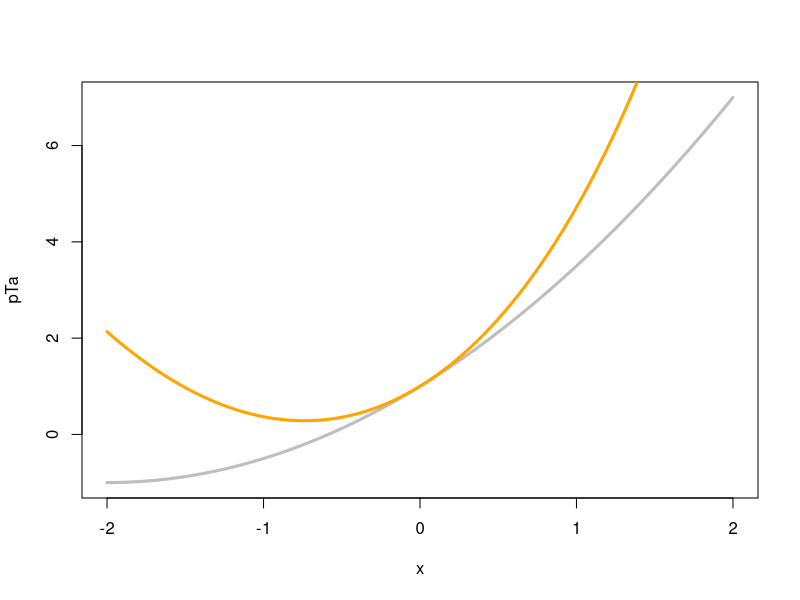

The R source for this figure:
#install.packages("pracma")
options(digits=8)
library(pracma)
exact <- function(x)
{
  return(exp(x)*(((x^2)*exp(-x))+(x*exp(-x))+1))
}
f <- function(x,y) 
{
  return((2*x)-((x^3)/3)+((x^2)/2)+1)
}
pT = taylor(f, 0, n = 2)
print("Valores con aproximacion de Taylor: ")
x <- seq(0, 1, length.out=5)
print(data.frame(X = x, Y = polyval(pT,x)))

x <- seq(-2, 2, length.out=100)
pTa <- polyval(pT, x)
plot(x, pTa, type = "l", col = "gray", lwd = 3)
lines(x, exact(x), col = "orange" ,lwd = 3)

cat("\n")
print("con h= 0.1:")
cat("valor real       valor con taylor     error\n")
cat(exact(0.1),"      ",polyval(pT,0.1),"             ",(exact(0.1)-polyval(pT,0.1))/exact(0.1))
